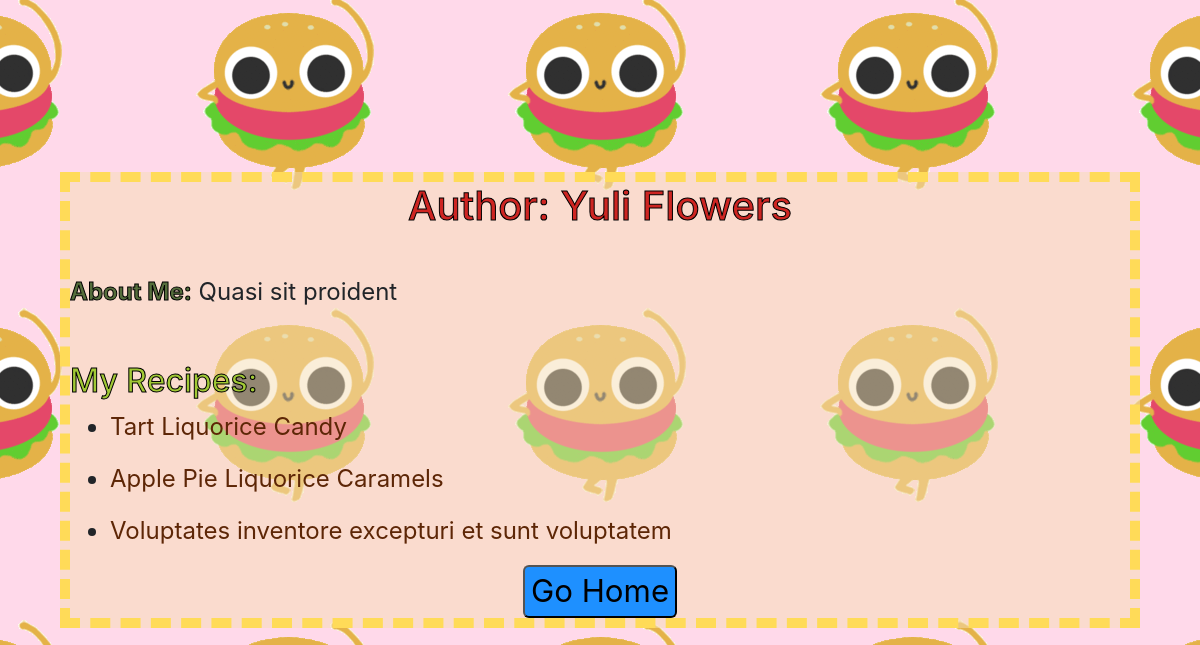
/author/2/, run on the app's committed database.
### backend_django_recipes/models.py (models this page shows, shortened)
class Author(models.Model):
    name = models.CharField(max_length=50)
    bio = models.TextField()
    user = models.OneToOneField(User, on_delete=models.CASCADE)

class Recipes(models.Model):
    title = models.CharField(max_length=50)
    author = models.ForeignKey(Author, on_delete=models.CASCADE)
    description = models.CharField(max_length=140)
    time_req = models.CharField(max_length=25)
    instructions = models.TextField()

### backend_django_recipes/views.py (the view)
# urls.py: path("author/<int:id>/", author_detail),
def author_detail(request, id):
    html = "author_detail.html"
    authors = Author.objects.all().filter(id=id)
    items = Recipes.objects.all().filter(author_id=id)
    return render(request, html, {"authors": authors, "recipes": items})

### backend_django_recipes/templates/author_detail.html (shortened to what this page needs)
{% load static %}
<!DOCTYPE html>
<html lang="en" class="d-flex h-100 align-items-center">
    <head>
        <link
            rel="stylesheet"
            href="https://stackpath.bootstrapcdn.com/bootstrap/4.3.1/css/bootstrap.min.css"
        />
        <link rel="stylesheet" href="{% static 'backend_django_recipes/style.css' %}" />
    </head>
    <body>
        {% for element in authors %}
        <h1>Author: {{ element.name }}</h1>
        <br>
        <p><strong>About Me:</strong> {{ element.bio }}</p>
        {% endfor %}
        <br>
        <h2>My Recipes:</h2>
        {% for rec in recipes %}
        <ul>
            <li>
                <a href="/recipes/{{ rec.id }}/">{{ rec.title }}</a>
            </li>
        </ul>
        {% endfor %}
        <div class="row justify-content-center">
            <a href="/"><button>Go Home</button></a>
        </div>
    </body>
</html>

### backend_django_recipes/static/backend_django_recipes/style.css (style rules this page uses)
html { width: 100%; height: auto; background-color: rgba(255, 0, 119, 0.15); background-image: url(dance.gif); background-position: center; background-repeat: repeat; }
body { background-color: rgba(245, 222, 179, 0.5); border: dashed 10px #ffdb58; font-size: 150%; width: 90%; margin: 0 auto; height: auto; }
h1 { text-align: center; color: #ce2522; -webkit-text-stroke-width: 1px; -webkit-text-stroke-color: black; }
h2 { color: #a1c935; -webkit-text-stroke-width: 1px; -webkit-text-stroke-color: black; }
a { color: rgb(93, 38, 6); }
strong { color: rgb(85, 110, 60); -webkit-text-stroke-width: 1px; -webkit-text-stroke-color: black; }
button, input#button { background-color: dodgerblue; border-radius: 6px; font-size: 130%; }

### data on the page
Author: name "Yuli Flowers", bio "Quasi sit proident"
Recipes: title "Tart Liquorice Candy"
Recipes: title "Apple Pie Liquorice Caramels"
Recipes: title "Voluptates inventore excepturi et sunt voluptatem"
